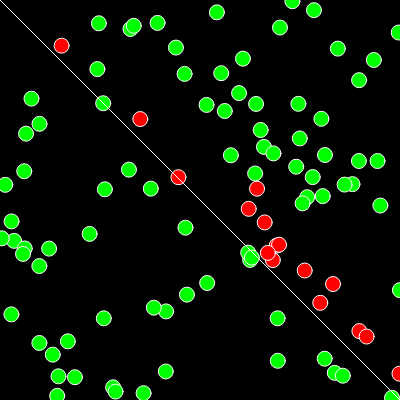
Frame 1 (no input)
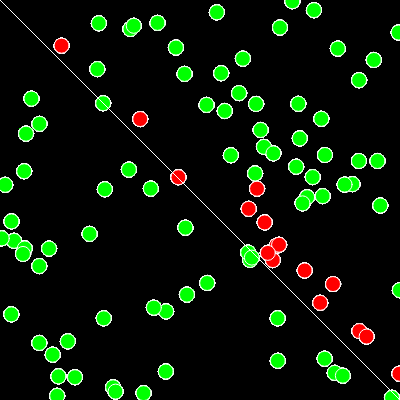
Frame 60 (no input)
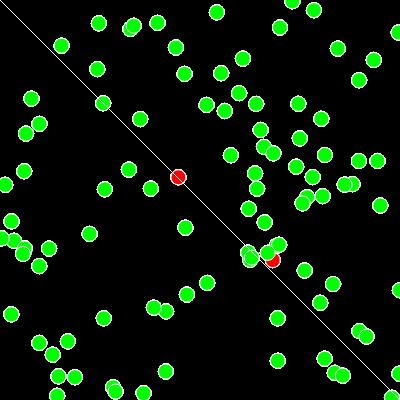
Frame 120 (the mouse pressed at the canvas centre since frame 60)

The p5.js sketch that drew these frames (run headless with seeded random() and noise() and a simulated clock; from frame 60 on, the mouse is pressed at the canvas centre):

// p5.js sketch
// ── sketch.js
class Point {
	constructor() {
		this.x = random(0, 1) * side;
		this.y = random(0, 1) * side;
		
		if (this.x > this.y) {
			this.label = 1;
		} else {
			this.label = -1;
		}
	}
	
	get_inputs() {
		return [this.x, this.y];
	}
	
	show() {
		ellipse(this.x, this.y, 15, 15);
	}
}

var p;
var points = [];
var side = 400;

function setup() {
	// Initialize the perceptron
	p = new Perceptron();
	p.print_weights();
	
	// Populate the points
	for (let i = 0; i < 100; i++) {
		let pt = new Point;
		points.push(pt);
		
		//console.log(p.guess(pt.get_inputs()));
	}
	
	// Drawing
	createCanvas(side, side);
	background(0);	
}

function draw() {
	for (let i in points) {
		stroke(255);
		strokeWeight(1);
		
		// Compare the guess with the label
		if (p.guess(points[i].get_inputs()) == points[i].label) {
			fill(0, 255, 0);
		} else {
			fill(255, 0, 0);
		}
		points[i].show();
	}
	
	// Reference line
	line(0, 0, side, side);
}

function mousePressed() {
	// Train with only one item. Example:
	
	for (pt in points) {
		let item = points[pt];
		p.train(item.get_inputs(), item.label);
	}
	
	console.log(p.print_weights());
	
	
}
// ── Perceptron.js
class Perceptron {
	
	constructor() {
		this.weights = [random(-1,1), random(-1,1)];
	}
	
	guess(inputs) {
	// inputs should be an array of points with the same length of the weights
		let sum = 0;
		
		for (let i = 0; i < this.weights.length; i++) {
			sum += this.weights[i] * inputs[i];
		}
		
		return Math.sign(sum);
	}
	
	train(inputs, label) {
		let my_guess = this.guess(inputs);
		let error = label - my_guess;
		
		for (let i = 0; i < this.weights.length; i++) {
			this.weights[i] += inputs[i] * error * 0.1;
		}
		
		return [my_guess, error];
	}
	
	print_weights() {
		console.log(this.weights);
	}
	
}
